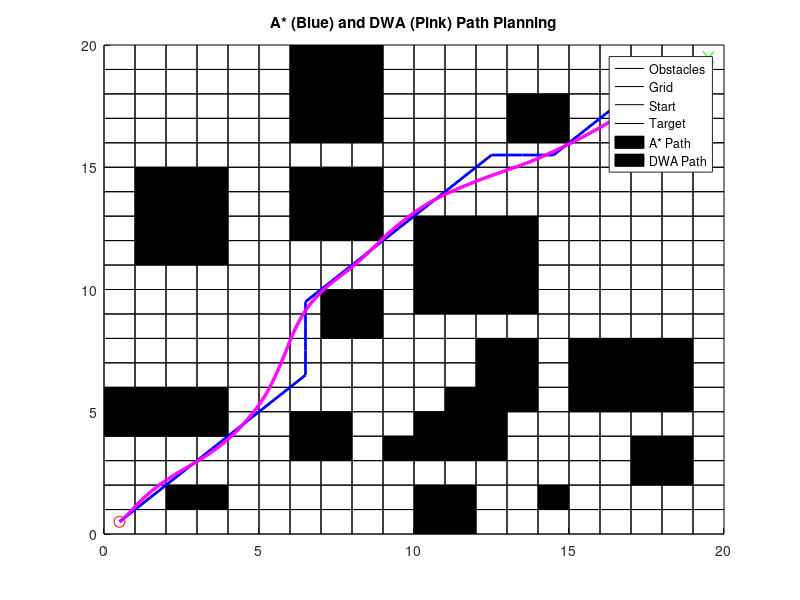

MATLAB code to generate this figure:
%% 1. 画地图与环境初始化 (保持原格式)
m = 20; n = 20;   
start_node = [1, 1]; target_node = [20, 20];
G=[0 0 0 0 0 0 1 1 1 0 0 0 0 0 0 0 0 0 0 0; 0 0 0 0 0 0 1 1 1 0 0 0 0 0 0 0 0 0 0 0; 
   0 0 0 0 0 0 1 1 1 0 0 0 0 1 1 0 0 0 0 0; 0 0 0 0 0 0 1 1 1 0 0 0 0 1 1 0 0 0 0 0; 
   0 0 0 0 0 0 0 0 0 0 0 0 0 0 0 0 0 0 0 0; 0 1 1 1 0 0 1 1 1 0 0 0 0 0 0 0 0 0 0 0; 
   0 1 1 1 0 0 1 1 1 0 0 0 0 0 0 0 0 0 0 0; 0 1 1 1 0 0 1 1 1 0 1 1 1 1 0 0 0 0 0 0; 
   0 1 1 1 0 0 0 0 0 0 1 1 1 1 0 0 0 0 0 0; 0 0 0 0 0 0 0 0 0 0 1 1 1 1 0 0 0 0 0 0; 
   0 0 0 0 0 0 0 1 1 0 1 1 1 1 0 0 0 0 0 0; 0 0 0 0 0 0 0 1 1 0 0 0 0 0 0 0 0 0 0 0; 
   0 0 0 0 0 0 0 0 0 0 0 0 1 1 0 1 1 1 1 0; 0 0 0 0 0 0 0 0 0 0 0 0 1 1 0 1 1 1 1 0; 
   1 1 1 1 0 0 0 0 0 0 0 1 1 1 0 1 1 1 1 0; 1 1 1 1 0 0 1 1 0 0 1 1 1 0 0 0 0 0 0 0; 
   0 0 0 0 0 0 1 1 0 1 1 1 1 0 0 0 0 1 1 0; 0 0 0 0 0 0 0 0 0 0 0 0 0 0 0 0 0 1 1 0; 
   0 0 1 1 0 0 0 0 0 0 1 1 0 0 1 0 0 0 0 0; 0 0 0 0 0 0 0 0 0 0 1 1 0 0 0 0 0 0 0 0;];
G=rot90(G,3);

figure(1); hold on;
for i = 1:m
    for j = 1:n
        if G(i,j) == 1
            fill([i-1,i,i,i-1],[j-1,j-1,j,j],'k');
        else
            plot([i-1,i,i,i-1,i-1],[j-1,j-1,j,j,j-1],'k');
        end
    end
end
plot(start_node(1)-0.5, start_node(2)-0.5, 'ro', 'MarkerSize', 8);
plot(target_node(1)-0.5, target_node(2)-0.5, 'gx', 'MarkerSize', 8);

%% 2. A* 全局规划
open_list = [start_node(1), start_node(2), 0, norm(start_node-target_node), norm(start_node-target_node), 0, 0];
closed_list = []; path_found = false;
dirs = [1,0; -1,0; 0,1; 0,-1; 1,1; 1,-1; -1,1; -1,-1];
while ~isempty(open_list)
    [~, min_idx] = min(open_list(:, 5)); current = open_list(min_idx, :);
    if current(1) == target_node(1) && current(2) == target_node(2)
        closed_list = [closed_list; current]; path_found = true; break;
    end
    open_list(min_idx, :) = []; closed_list = [closed_list; current];
    for i = 1:8
        neighbor = current(1:2) + dirs(i, :);
        if neighbor(1)<1 || neighbor(1)>m || neighbor(2)<1 || neighbor(2)>n || G(neighbor(1), neighbor(2))==1, continue; end
        if any(closed_list(:,1)==neighbor(1) & closed_list(:,2)==neighbor(2)), continue; end
        g_n = current(3) + norm(dirs(i, :)); h_n = norm(neighbor - target_node);
        idx = find(open_list(:,1)==neighbor(1) & open_list(:,2)==neighbor(2));
        if isempty(idx), open_list = [open_list; neighbor, g_n, h_n, g_n+h_n, current(1), current(2)];
        elseif g_n < open_list(idx, 3), open_list(idx, 3:7) = [g_n, h_n, g_n+h_n, current(1), current(2)]; end
    end
end
curr = closed_list(end, :); global_path = [];
while curr(6) ~= 0
    global_path = [curr(1:2); global_path];
    parent_idx = find(closed_list(:,1)==curr(6) & closed_list(:,2)==curr(7), 1, 'last');
    curr = closed_list(parent_idx, :);
end
global_path = [start_node; global_path] - 0.5;

%% 3. DWA 局部规划 (借鉴 Python 逻辑并修正局部最优)
% 机器人运动参数
max_speed = 1.0; max_yawrate = 60.0 * pi / 180.0;
max_accel = 0.5; max_dyawrate = 60.0 * pi / 180.0;
v_reso = 0.05; yawrate_reso = 3.0 * pi / 180.0;
dt = 0.1; predict_time = 2.5;

% 评价增益
gain_goal = 2.0; gain_speed = 0.5; gain_obs = 1.2;

x = [start_node(1)-0.5; start_node(2)-0.5; pi/4; 0; 0]; 
[obs_r, obs_c] = find(G == 1);
ob = [obs_r - 0.5, obs_c - 0.5]; 
dwa_final_path = x(1:2)';

max_iter = 1000;
for iter = 1:max_iter
    if norm(x(1:2) - (target_node' - 0.5)) < 0.3, break; end
    Vs = [0, max_speed, -max_yawrate, max_yawrate];
    Vd = [x(4)-max_accel*dt, x(4)+max_accel*dt, x(5)-max_dyawrate*dt, x(5)+max_dyawrate*dt];
    dw = [max(Vs(1), Vd(1)), min(Vs(2), Vd(2)), max(Vs(3), Vd(3)), min(Vs(4), Vd(4))];
    dists = sqrt(sum((global_path - x(1:2)').^2, 2));
    [~, nearest_idx] = min(dists);
    l_goal = global_path(min(nearest_idx + 4, size(global_path, 1)), :);
    best_u = [0; 0]; min_cost = inf;
    for v = dw(1):v_reso:dw(2)
        for w = dw(3):yawrate_reso:dw(4)
            temp_x = x;
            for t = 0:dt:predict_time
                temp_x(1) = temp_x(1) + v * cos(temp_x(3)) * dt;
                temp_x(2) = temp_x(2) + v * sin(temp_x(3)) * dt;
                temp_x(3) = temp_x(3) + w * dt;
            end
            traj_end = temp_x(1:2)';
            cost_goal = gain_goal * norm(traj_end - l_goal);
            cost_speed = gain_speed * (max_speed - v);
            d_to_obs = min(sqrt(sum((ob - traj_end).^2, 2)));
            if d_to_obs < 0.4, cost_obs = inf; else, cost_obs = gain_obs * (1.0 / d_to_obs); end
            total_cost = cost_goal + cost_speed + cost_obs;
            if total_cost < min_cost, min_cost = total_cost; best_u = [v; w]; end
        end
    end
    x(3) = x(3) + best_u(2) * dt;
    x(1) = x(1) + best_u(1) * cos(x(3)) * dt;
    x(2) = x(2) + best_u(1) * sin(x(3)) * dt;
    x(4) = best_u(1); x(5) = best_u(2);
    dwa_final_path = [dwa_final_path; x(1:2)'];
end

%% 4. 绘制两种路径
% A* 路径：蓝色实线
plot(global_path(:, 1), global_path(:, 2), 'b', 'LineWidth', 2);
% DWA 路径：粉色实线
plot(dwa_final_path(:, 1), dwa_final_path(:, 2), 'm', 'LineWidth', 2.5);

title('A* (Blue) and DWA (Pink) Path Planning');
legend('Obstacles', 'Grid', 'Start', 'Target', 'A* Path', 'DWA Path');
